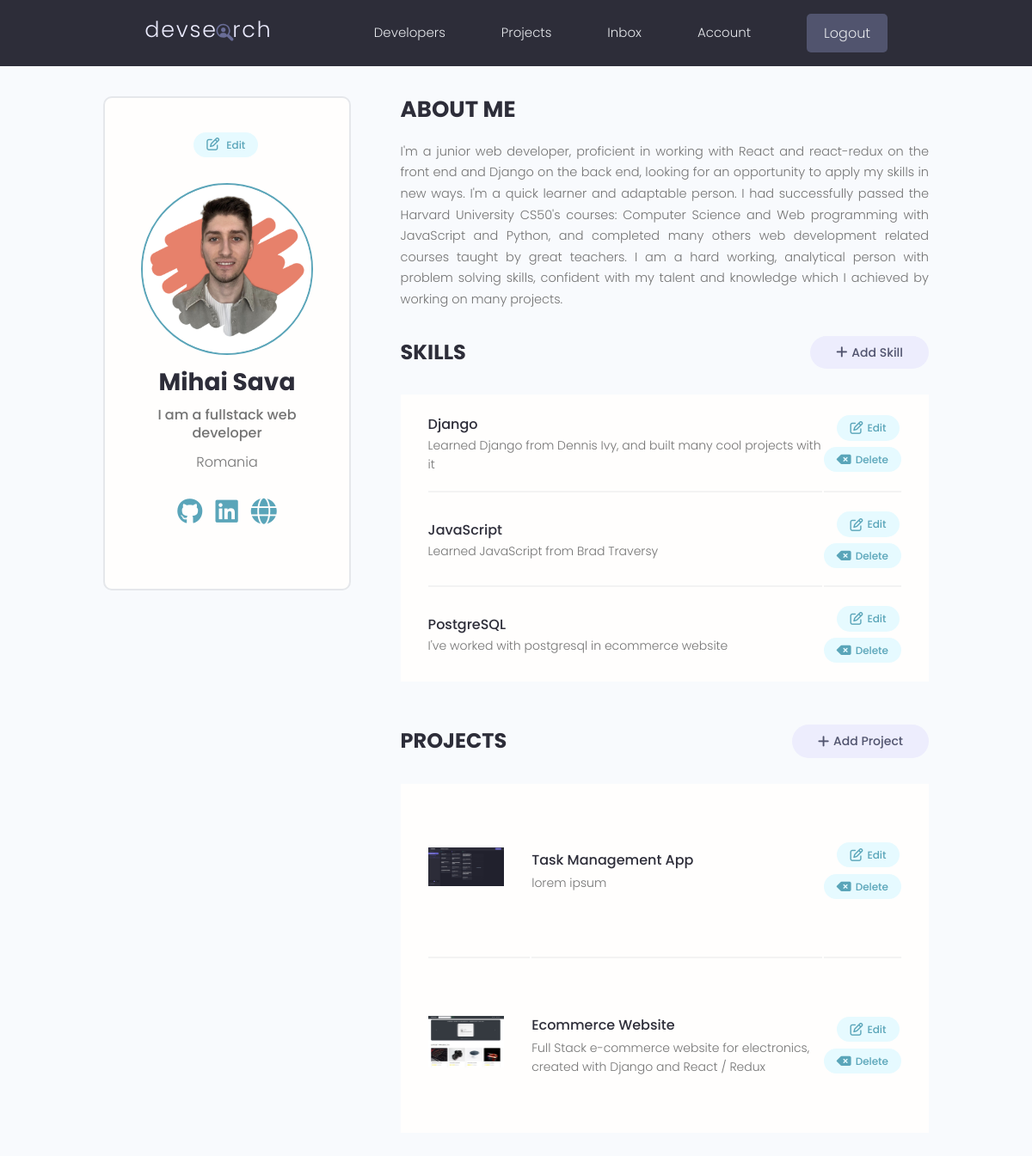
Page /account/ (signed in) on the earlier database version.
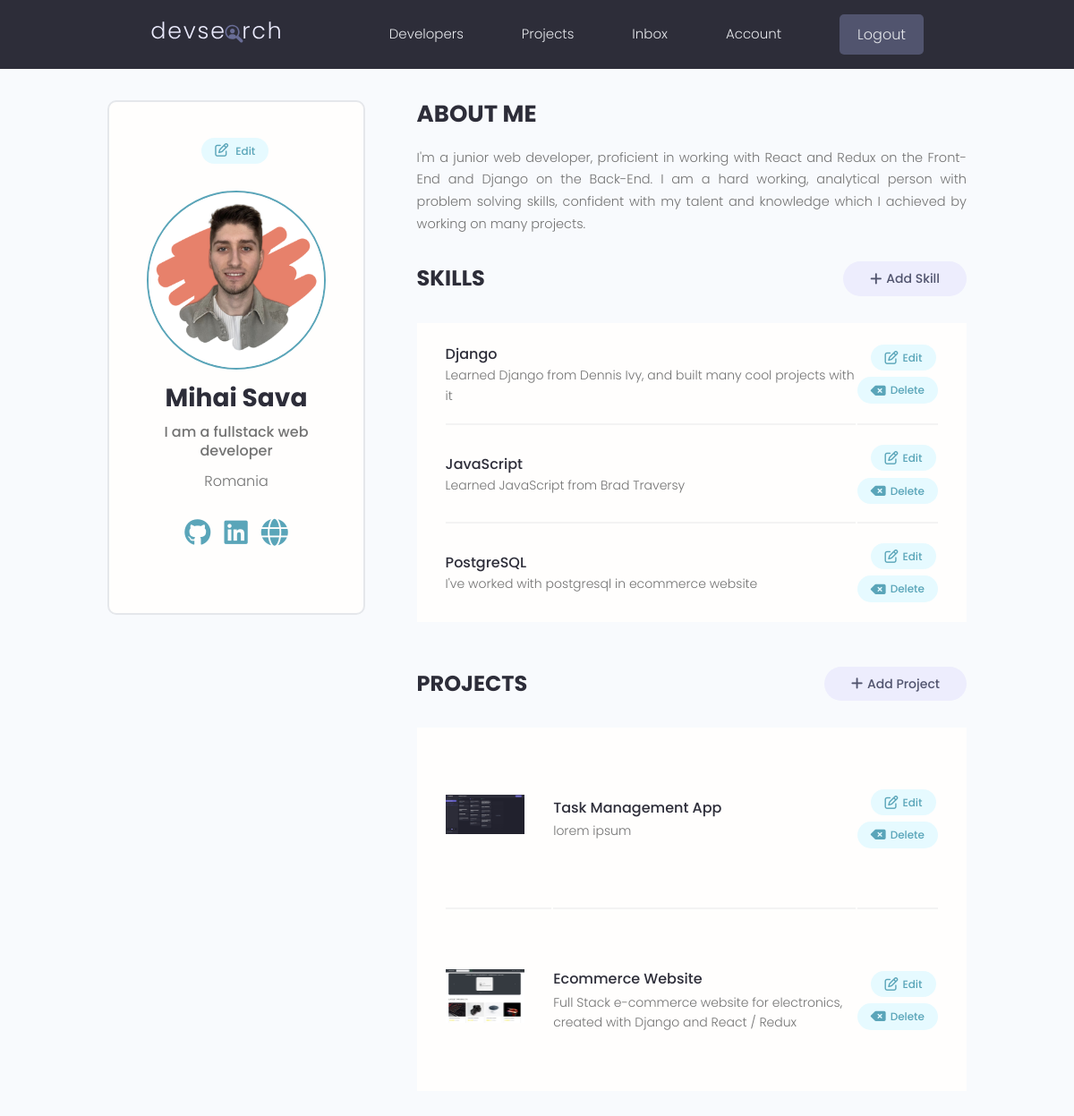
Same page on the later database version.
### users/models.py (models this page shows, shortened)
class Profile(models.Model):
    user = models.OneToOneField(
        User, on_delete=models.CASCADE, null=True, blank=True)
    name = models.CharField(max_length=200, null=True, blank=True)
    email = models.EmailField(max_length=500, null=True, blank=True)
    username = models.CharField(max_length=200, null=True, blank=True)
    location = models.CharField(max_length=200, null=True, blank=True)
    short_intro = models.CharField(max_length=500, null=True, blank=True)
    bio = models.TextField(null=True, blank=True)
    profile_image = models.ImageField(
        null=True, blank=True, upload_to='profiles/', default='profiles/user-default.png')
    social_github = models.CharField(max_length=200, null=True, blank=True)
    social_twitter = models.CharField(max_length=200, null=True, blank=True)
    social_linkedin = models.CharField(max_length=200, null=True, blank=True)
    social_youtube = models.CharField(max_length=200, null=True, blank=True)
    social_website = models.CharField(max_length=200, null=True, blank=True)
    created = models.DateTimeField(auto_now_add=True)
    id = models.UUIDField(default=uuid.uuid4, unique=True,
                          primary_key=True, editable=False)
    class Meta:
        ordering = ['created']

### users/views.py (the view)
# urls.py: path('account/', views.userAccount, name='user-account'),
@login_required(login_url='login')
def userAccount(request):
    profile = request.user.profile
    context = {'profile': profile}
    return render(request, 'users/account.html', context)

### projects/models.py (called while the page is built)
    @property
    def imageURL(self):
        try:
            img = self.featured_imaged
        except:
            img = ''
        return img

### users/models.py (called while the page is built)
    def __str__(self):
        return str(self.name)

### users/templates/users/account.html (shortened to what the changed rows need)
{% extends 'main.html' %}
{% block body %}
    <main class="settingsPage profile my-md">
        <div class="container">
            <div class="layout">
            <div class="column column--1of3">
                <div class="card text-center">
                <div class="card__body dev">
                    <a class="tag tag--pill tag--main settings__btn" href="{% url 'edit-account' %}"><i class="fa-regular fa-pen-to-square"></i> Edit</a>
                    <img class="avatar avatar--xl dev__avatar" src="{{ profile.profile_image.url }}" />
                    <h2 class="dev__name">{{profile.name}}</h2>
                    <p class="dev__title">{{profile.short_intro}}</p>
                    <p class="dev__location">{{profile.location}}</p>
                    <ul class="dev__social">
                        {% if profile.social_github %}
                            <li>
                            </li>
                        {% endif %}
                        {% if profile.social_linkedin %}
                            <li>
                            </li>
                        {% endif %}
                        {% if profile.social_website %}
                            <li>
                            </li>
                        {% endif %}
                    </ul>
                </div>
                </div>
            </div>
            <div class="column column--2of3">
                <div class="devInfo">
                <h3 class="devInfo__title">About Me</h3>
                <p class="devInfo__about">
                    {{profile.bio}}
                </p>
                </div>
            </div>
            </div>
        </div>
    </main>
{% endblock %}

Differences in the rows shown:
changed Profile "Mihai Sava": bio "…working with React and react-redux on the front end and Django on the back end, looking for an opportunity to apply my skills in new ways. I'm a quick learner and adaptable person. I had successfully passed the Harvard University CS50's courses: Computer Science and Web programming with JavaScript and Python, and completed many others web development related courses taught by great teachers. I am a hard…" → "…working with React and Redux on the Front-End and Django on the Back-End. I am a hard…"
